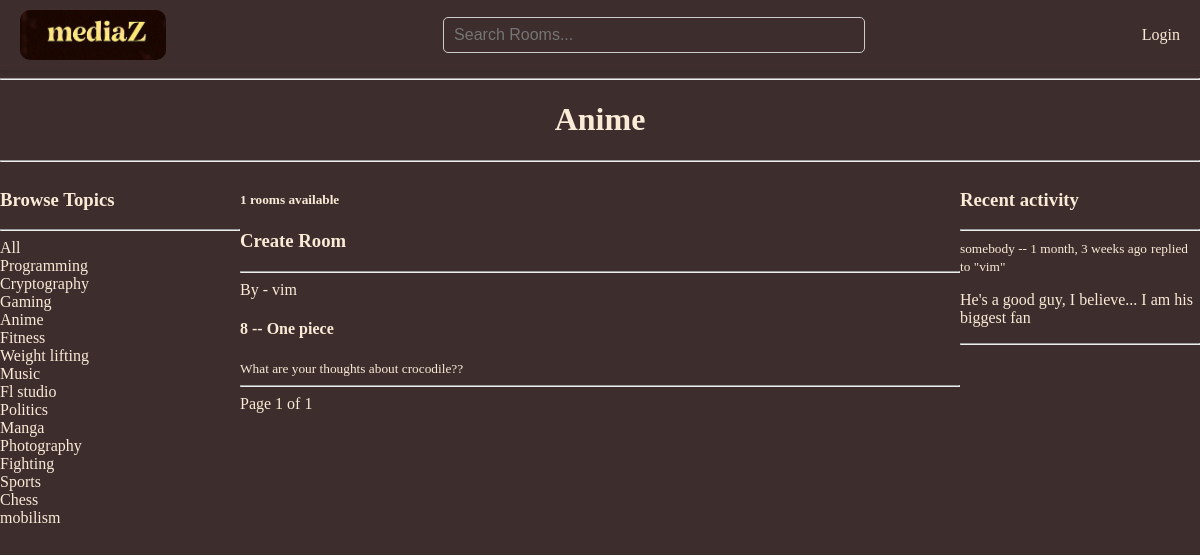
/?q=Anime, run on the app's committed database.
### base/models.py (models this page shows, shortened)
class Topic(models.Model):
    name = models.CharField(max_length=200)

class Room(models.Model):
    host = models.ForeignKey(User, on_delete=models.SET_NULL, null=True)
    topic = models.ForeignKey(Topic, on_delete=models.SET_NULL, null=True)
    name = models.CharField(max_length=200)
    description = models.TextField(null=True, blank=True)
    participants = models.ManyToManyField(
        User,
        related_name='participants',
        blank=True
    )
    updated = models.DateTimeField(auto_now=True)
    created = models.DateTimeField(auto_now_add=True)
    class Meta:
        ordering = ['-updated', '-created']

class Message(models.Model):
    user = models.ForeignKey(User, on_delete=models.CASCADE)
    room = models.ForeignKey(Room, on_delete=models.CASCADE)
    body = models.TextField()
    updated = models.DateTimeField(auto_now=True)
    created = models.DateTimeField(auto_now_add=True)
    def __str__(self):
        return self.body[0:50]

### base/views.py (the view)
# urls.py: path('', views.home, name="home"),
def home(request):
    q = request.GET.get('q') if request.GET.get('q') != None else ''
    rooms = Room.objects.filter(
        Q(topic__name__icontains=q)|
        Q(name__icontains=q)|
        Q(description__icontains=q)|
        Q(host__username__icontains=q)
    )
    room_comments = Message.objects.filter(
        Q(room__topic__name__icontains=q)|
        Q(room__name__icontains=q)
    ).order_by('-created')
    room_count = rooms.count()
    topics = Topic.objects.all()
    paginator = Paginator(rooms, 5)
    page_number = request.GET.get('page')
    page_obj = paginator.get_page(page_number)
    comment_paginator = Paginator(room_comments, 7)
    comment_page_number = request.GET.get('comment_page')
    comment_page_obj = comment_paginator.get_page(comment_page_number)
    context = {
        'rooms':rooms,
        'topics': topics,
        'room_count':room_count,
        'room_comments':room_comments,
        'page_obj': page_obj,
        'comment_page_obj':comment_page_obj
    }
    return render(request, 'base/home.html', context)

### base/templates/base/home.html (shortened to what this page needs)
{% extends 'main.html' %}
{% block content %}
{% if request.GET.q != None %}
<h1 class="header">{{ request.GET.q }}</h1>
{% else %}
<h1 class="header">Home</h1>
{% endif %}
<hr>
<div class="home-container">
    <div>
        {% include 'base/topics.html' %}
    </div>
    <div>
        <h5>{{ page_obj.paginator.count }} rooms available</h5>
        <a href="{% url 'create-room' %}"><h3>Create Room</h3></a>
        <hr>
        <div>
            {% include 'base/feed.html' %}
        </div>
        <div class="pagination">
            <span>Page {{ page_obj.number }} of {{ page_obj.paginator.num_pages }}</span>
        </div>
    </div>
    <div>
        {% include 'base/activity.html' %}
    </div>
</div>
{% endblock %}

### base/templates/base/topics.html
<h3>Browse Topics</h3>
        <hr>
        <div>
            <a href="{% url 'home' %}">All</a>
        </div>
        {% for topic in topics %}
            <div>
                <a href="{% url 'home' %}?q={{topic.name}}"> {{topic.name}}</a>
            </div>
        {% endfor %}

### base/templates/base/feed.html (shortened to what this page needs)
{% for room in page_obj %}
                <div>
                    By - <a href="{% url 'user' room.host.id %}">{{room.host.username}}</a>
                    <h4>{{room.id}} -- <a href="{% url 'room' room.id %}">{{room.name}}</a></h4>
                    <small>{{room.description}}</small>
                    <hr>
                </div>
{% endfor %}

### base/templates/base/activity.html (shortened to what this page needs)
<div>
    <h3>Recent activity</h3>
    <hr>
    {% if room_comments %}
        {% for comment in comment_page_obj %}
                <div>
                <small><a href="{% url 'user' comment.user.id %}">{{comment.user}}</a> -- {{comment.created | timesince}} ago</small>
                <small>replied to "{{comment.room.host}}"</small>
                <p>{{comment}}</p>
                <hr>
            </div>
        {% endfor %}
    {% else %}
        <p class="no-activity">No recent activity here...</p>
    {% endif %}
</div>

### static/styles/main.css (style rules this page uses)
* { background-color:rgb(61, 45, 45); color:antiquewhite; }
body { margin: 0; padding: 0; font-family: 'Times New Roman'; }
a { text-decoration: none; }
.header { text-align: center; }

### base/templates/base/home.html (style rules this page uses)
.home-container { display:grid; grid-template-columns:1fr 3fr 1fr; }

### data on the page
Topic: GET.q "Anime", name "Anime"
Topic: name "Programming"
Topic: name "Cryptography"
Topic: name "Gaming"
Topic: name "Fitness"
Topic: name "Weight lifting"
Topic: name "Music"
Topic: name "Fl studio"
Topic: name "Politics"
Topic: name "Manga"
Topic: name "Photography"
Topic: name "Fighting"
Topic: name "Sports"
Topic: name "Chess"
Topic: name "mobilism"
Room: host.username "vim", id "8", name "One piece", description "What are your thoughts about crocodile??"
Message: user "somebody", created "1 month, 3 weeks", room.host "vim", body "He's a good guy, I believe... I am his biggest fan"

### other printed values
{{ page_obj.paginator.count }} "1"
{{ page_obj.number }} "1"
{{ page_obj.paginator.num_pages }} "1"
